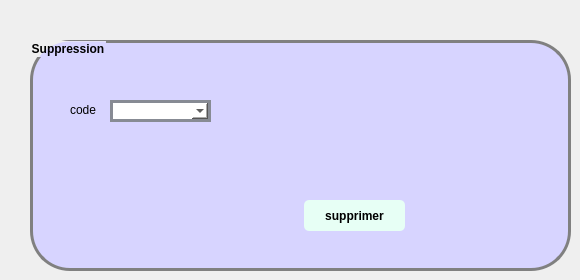
            <widget class="QWidget" name="tab_11">
             <attribute name="title">
              <string>Supprimer_fournisseur</string>
             </attribute>
             <widget class="QGroupBox" name="groupBox_9">
              <property name="geometry">
               <rect>
                <x>30</x>
                <y>40</y>
                <width>541</width>
                <height>231</height>
               </rect>
              </property>
              <property name="styleSheet">
               <string notr="true">QGroupBox {
padding: 5px;
border-radius: 5px;
font-weight: bold;
border: 3px solid gray;
border-radius: 40px;
background: #d7d4ff;
}
</string>
              </property>
              <property name="title">
               <string>Suppression</string>
              </property>
              <widget class="QLabel" name="label_30">
               <property name="geometry">
                <rect>
                 <x>40</x>
                 <y>60</y>
                 <width>71</width>
                 <height>20</height>
                </rect>
               </property>
               <property name="text">
                <string>code</string>
               </property>
              </widget>
              <widget class="QPushButton" name="bouton_supprimer">
               <property name="geometry">
                <rect>
                 <x>274</x>
                 <y>160</y>
                 <width>101</width>
                 <height>31</height>
                </rect>
               </property>
               <property name="styleSheet">
                <string notr="true">QPushButton {
padding: 5px;
border-radius: 5px;
background-color:#e7fff5;
font-weight: bold;
}
QPushButton:hover
{
color :white;
}</string>
               </property>
               <property name="text">
                <string>supprimer</string>
               </property>
              </widget>
              <widget class="QComboBox" name="comboBox_code">
               <property name="geometry">
                <rect>
                 <x>80</x>
                 <y>60</y>
                 <width>101</width>
                 <height>22</height>
                </rect>
               </property>
               <property name="styleSheet">
                <string notr="true">QComboBox {
	font: 75 8pt &quot;MS Shell Dlg 2&quot;;
border: 3px solid #878b94;
border-radius: 40pxt;
background: white;
}</string>
               </property>
              </widget>
             </widget>
            </widget>
